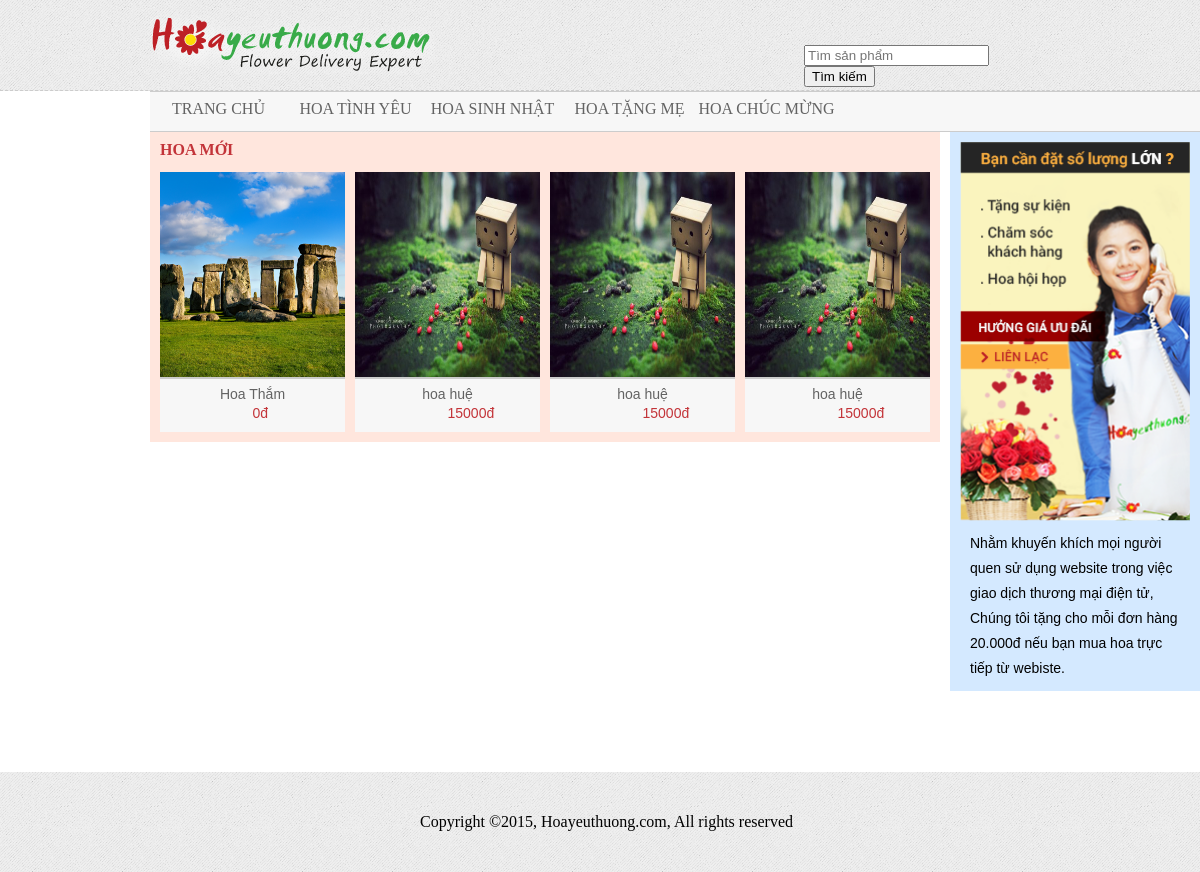
Screenshot of /search.php with the database file from the repository.
### tables this page shows
CREATE TABLE `theloai` (
  `id_theloai` int(11) NOT NULL,
  `Tentheloai` varchar(100) NOT NULL
);

CREATE TABLE `hoa` (
  `id_hoa` int(11) NOT NULL,
  `Tenhoa` varchar(100) NOT NULL,
  `Giaban` int(10) NOT NULL,
  `Hinhanh` varchar(100) NOT NULL,
  `Mota` varchar(1000) NOT NULL,
  `id_theloai` int(11) NOT NULL,
  `id_nhom` int(11) NOT NULL
);

### search.php (called while the page is built)
<?php include_once $_SERVER["DOCUMENT_ROOT"].'/banhoa/templates/public/inc/header.php';?>
<?php include_once $_SERVER["DOCUMENT_ROOT"].'/banhoa/templates/public/inc/search.php';?>
<?php include_once $_SERVER["DOCUMENT_ROOT"].'/banhoa/templates/public/inc/footer.php';?>

### templates/public/inc/search.php (the view, shortened to what this page needs)
</div>
			<div class="content">
				<div class="left_content1">
					<div class="item_KM1">
						<h3>HOA MỚI</h3>
						<ul>
						<?php
							$query = "SELECT * FROM hoa ORDER BY id_hoa DESC LIMIT 4";
							$result_query = $mysqli->query($query);
							while($arrHM = mysqli_fetch_assoc($result_query)){
								$id_hoa = $arrHM['id_hoa'];
								$Hinhanh = $arrHM['Hinhanh'];
								$Tenhoa = $arrHM['Tenhoa'];
								$Giaban = $arrHM['Giaban'];
								$url = "file/images/".$Hinhanh;
						?>
							<li>
								<a href="cat.php?idh=<?php echo $id_hoa; ?>" title="">
									<div class="hinhanh1">
										<img src="<?php echo $url;?>"/>
									</div>
									<p><?php echo $Tenhoa;?></br>
										<span><?php echo $Giaban;?>đ</span>
									</p>
								</a>
							</li>
							<?php }?>
						</ul>
					</div>
					<div class="item_new1">
					</div>
				</div>
				<div class="right_content1">
					<div class="gioithieu1">
						<img src="/banhoa/templates/public/images/dat-hoa-so-luong-lon.png"/>
						<p>Nhằm khuyến khích mọi người quen sử dụng website trong việc
						giao dịch thương mại điện tử, Chúng tôi tặng cho mỗi đơn hàng 20.000đ
						nếu bạn mua hoa trực tiếp từ webiste.</p>
					</div>
				</div>
			</div>

### templates/public/inc/header.php (shortened to what this page needs)
<?php
require_once $_SERVER['DOCUMENT_ROOT'] . "/banhoa/function/dbconnection.php";
?>
<html>
	<head>
		<link rel="stylesheet" href="templates/public/css/style.css" type="text/css"/>
	</head>
	<body>
		<div class="wrapper">
			<div class="header">
				<div class="top_header">
					<div class="search">
						<div class="logo">
							<a href="/banhoa/index.php" title="Logo">
								<img src="../banhoa/templates/public/images/logo-hoa-yeu-thuong.png"/>
							</a>
						</div>
						<form class="timkiem" action="/banhoa/search.php" method="post">
							<input type="text" name="txt_search" placeholder="Tìm sản phẩm" id="txt_search"/>
							<input type="Submit" name="btn_search" id="btn_search" value="Tìm kiếm"/>
						</form>
					</div>
					<div class="menu">
						<ul class="menu_item">
							<li><a href="/banhoa/index.php" title="">TRANG CHỦ</a></li>
							<?php
								$selectdmh="select * from theloai LIMIT 4";
								$resultdmh=$mysqli->query($selectdmh);
								while($arrdmh=mysqli_fetch_assoc($resultdmh)){
							?>
							<li><a href="item.php?idtl=<?php echo $arrdmh["id_theloai"]?>" title=""><?php echo $arrdmh["Tentheloai"]?></a></li>
							<?php }?>
						</ul>
					</div>
				</div>

### templates/public/inc/footer.php
			<div class="footer"><p>Copyright ©2015, Hoayeuthuong.com, All rights reserved</p></div>
		</div>
	</body>
</html>

### templates/public/css/style.css (style rules this page uses)
html, body, div, span, applet, object, iframe, h1, h2, h3, h4, h5, h6, p, blockquote, pre, a, abbr, acronym, address, big, cite, code, del, dfn, em, img, ins, kbd, q, s, samp, small, strike, strong, sub, sup, tt, var, b, u, i, center, dl, dt, dd, ol, ul, li, fieldset, form, label, legend, table, caption, tbody, tfoot, thead, tr, th, td, article, aside, canvas, details, embed, figure, figcaption, footer, header, hgroup, menu, nav, output, ruby, section, summary, time, mark, audio, video { border: 0 none; font-size: 100%; margin: 0; padding: 0; }
body { line-height: 1; }
ol, ul { list-style: outside none none; }
.wrapper { width: 100%; }
.wrapper .header .top_header .search { background: rgba(0, 0, 0, 0) url("../images/bg-special.png") repeat scroll 0 0; border-bottom: 1px dashed #ccc; height: 90px; }
.wrapper .header .top_header .search .logo { float: left; margin-left: 150px; margin-top: 15px; }
.wrapper .header .top_header .search .timkiem { float: right; margin-right: 150px; margin-top: 45px; width: 246px; }
.wrapper .header .top_header .search .timkiem input { float: left; }
.wrapper .header .top_header .menu { background-color: #f7f7f7; border-bottom: 1px solid #ccc; height: 40px; margin-left: 150px; width: 1050px; }
.wrapper .header .top_header .menu .menu_item { background-color: #f7f7f7; border-bottom: 1px solid #ccc; }
.wrapper .header .top_header .menu .menu_item li { float: left; height: 30px; margin-top: 10px; position: relative; text-align: center; width: 137px; }
.wrapper .header .top_header .menu .menu_item li a { color: #636363; }
.wrapper .header .top_header .menu .menu_item li:last-child { border-bottom: medium none; }
.wrapper .content { margin-left: 150px; width: 1050px; }
.wrapper .footer { background: rgba(0, 0, 0, 0) url("../images/bg-special.png") repeat scroll 0 0; height: 100px; text-align: center; width: 100%; }
.wrapper .footer p { height: 20px; margin-left: 35%; margin-top: 42px; position: absolute; }
a { color: #636363; text-decoration: none; }
.wrapper .content .left_content1 { float: left; width: 800px; }
.wrapper .content .left_content1 .item_KM1 { background-color: #ffe6dd; height: 310px; width: 790px; }
.wrapper .content .left_content1 .item_KM1 h3 { color: #c33439; height: 20px; margin-left: 10px; padding-top: 10px; width: 200px; }
.wrapper .content .left_content1 .item_KM1 ul { margin-top: 10px; }
.wrapper .content .left_content1 .item_KM1 ul li { background-color: #f7f7f7; float: left; height: 260px; margin-left: 10px; width: 185px; }
.wrapper .content .left_content1 .item_KM1 ul li a { text-decoration: none; }
.wrapper .content .left_content1 .item_KM1 ul li a .hinhanh1 { border-bottom: 2px solid #ccc; }
.wrapper .content .left_content1 .item_KM1 ul li a .hinhanh1 img { height: 205px; width: 185px; }
.wrapper .content .left_content1 .item_KM1 ul li a p { color: #636363; font-family: arial; font-size: 14px; margin-top: 8px; text-align: center; }
.wrapper .content .left_content1 .item_KM1 ul li a p span { color: #c33439; margin-top: 5px; position: absolute; }
.wrapper .content .left_content1 .item_new1 { height: 310px; margin-top: 20px; }
.wrapper .content .right_content1 { background-color: #d4e9ff; float: right; font-family: arial; font-size: 14px; line-height: 25px; width: 250px; }
.wrapper .content .right_content1 .gioithieu1 { margin: 10px; width: 230px; }
.wrapper .content .right_content1 .gioithieu1 img { width: 230px; }
.wrapper .content .right_content1 .gioithieu1 p { margin: 10px; }

### rows the page displays
theloai: Tentheloai "HOA TÌNH YÊU"
theloai: Tentheloai "HOA SINH NHẬT"
theloai: Tentheloai "HOA TẶNG MẸ"
theloai: Tentheloai "HOA CHÚC MỪNG"
hoa: Hinhanh (picture), Tenhoa "Hoa Thắm", Giaban "0"
hoa: Hinhanh (picture), Tenhoa "hoa huệ", Giaban "15000"
hoa: Hinhanh (picture), Tenhoa "hoa huệ", Giaban "15000"
hoa: Hinhanh (picture), Tenhoa "hoa huệ", Giaban "15000"
